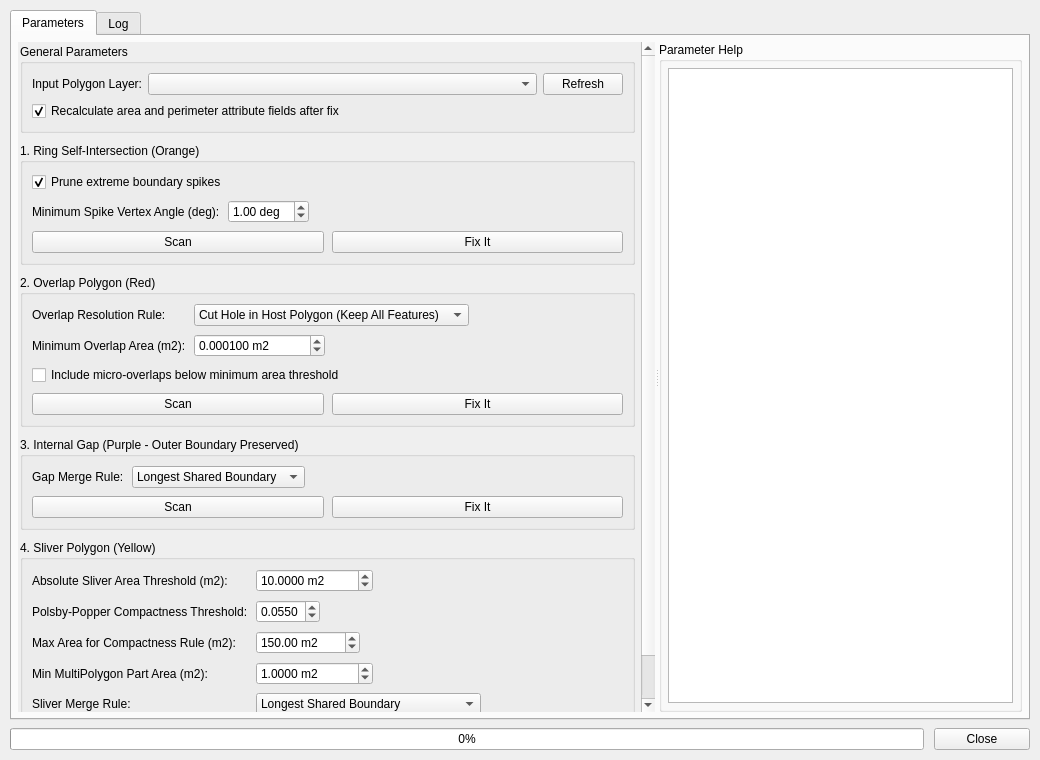
<?xml version="1.0" encoding="UTF-8"?>
<ui version="4.0">
 <class>OfficeBoyDialogBase</class>
 <widget class="QDialog" name="OfficeBoyDialogBase">
  <property name="geometry">
   <rect>
    <x>0</x>
    <y>0</y>
    <width>1040</width>
    <height>760</height>
   </rect>
  </property>
  <property name="minimumSize">
   <size>
    <width>840</width>
    <height>600</height>
   </size>
  </property>
  <property name="windowTitle">
   <string>Vector Data Office Boy</string>
  </property>
  <layout class="QVBoxLayout" name="verticalLayoutMain">
   <property name="spacing">
    <number>8</number>
   </property>
   <property name="leftMargin">
    <number>10</number>
   </property>
   <property name="topMargin">
    <number>10</number>
   </property>
   <property name="rightMargin">
    <number>10</number>
   </property>
   <property name="bottomMargin">
    <number>10</number>
   </property>
   <item>
    <widget class="QTabWidget" name="tabMain">
     <property name="currentIndex">
      <number>0</number>
     </property>
     <widget class="QWidget" name="tabParameters">
      <attribute name="title">
       <string>Parameters</string>
      </attribute>
      <layout class="QHBoxLayout" name="horizontalLayoutTabParameters">
       <property name="leftMargin">
        <number>6</number>
       </property>
       <property name="topMargin">
        <number>6</number>
       </property>
       <property name="rightMargin">
        <number>6</number>
       </property>
       <property name="bottomMargin">
        <number>6</number>
       </property>
       <item>
        <widget class="QSplitter" name="splitterParameters">
         <property name="orientation">
          <enum>Qt::Horizontal</enum>
         </property>
         <property name="childrenCollapsible">
          <bool>false</bool>
         </property>
         <widget class="QScrollArea" name="scrollAreaParameters">
          <property name="minimumSize">
           <size>
            <width>430</width>
            <height>0</height>
           </size>
          </property>
          <property name="frameShape">
           <enum>QFrame::NoFrame</enum>
          </property>
          <property name="widgetResizable">
           <bool>true</bool>
          </property>
          <widget class="QWidget" name="scrollAreaWidgetContents">
           <property name="geometry">
            <rect>
             <x>0</x>
             <y>0</y>
             <width>520</width>
             <height>680</height>
            </rect>
           </property>
           <layout class="QVBoxLayout" name="verticalLayoutScrollParams">
            <property name="spacing">
             <number>10</number>
            </property>
            <property name="leftMargin">
             <number>2</number>
            </property>
            <property name="topMargin">
             <number>2</number>
            </property>
            <property name="rightMargin">
             <number>6</number>
            </property>
            <property name="bottomMargin">
             <number>2</number>
            </property>
            <item>
             <widget class="QGroupBox" name="grpGeneral">
              <property name="title">
               <string>General Parameters</string>
              </property>
              <layout class="QFormLayout" name="formLayoutGeneral">
               <property name="fieldGrowthPolicy">
                <enum>QFormLayout::ExpandingFieldsGrow</enum>
               </property>
               <item row="0" column="0">
                <widget class="QLabel" name="lblInputLayer">
                 <property name="text">
                  <string>Input Polygon Layer:</string>
                 </property>
                </widget>
               </item>
               <item row="0" column="1">
                <layout class="QHBoxLayout" name="hboxInputLayer">
                 <property name="spacing">
                  <number>6</number>
                 </property>
                 <item>
                  <widget class="QComboBox" name="cmbInputLayer">
                   <property name="sizePolicy">
                    <sizepolicy hsizetype="Expanding" vsizetype="Fixed">
                     <horstretch>1</horstretch>
                     <verstretch>0</verstretch>
                    </sizepolicy>
                   </property>
                  </widget>
                 </item>
                 <item>
                  <widget class="QPushButton" name="btnRefreshLayers">
                   <property name="text">
                    <string>Refresh</string>
                   </property>
                   <property name="autoDefault">
                    <bool>false</bool>
                   </property>
                   <property name="default">
                    <bool>false</bool>
                   </property>
                  </widget>
                 </item>
                </layout>
               </item>
               <item row="1" column="0" colspan="2">
                <widget class="QCheckBox" name="chkRecalcAttrs">
                 <property name="text">
                  <string>Recalculate area and perimeter attribute fields after fix</string>
                 </property>
                 <property name="checked">
                  <bool>true</bool>
                 </property>
                </widget>
               </item>
              </layout>
             </widget>
            </item>
            <item>
             <widget class="QGroupBox" name="grpSelfIntersection">
              <property name="title">
               <string>1. Ring Self-Intersection (Orange)</string>
              </property>
              <layout class="QVBoxLayout" name="vboxSelfIntersect">
               <property name="spacing">
                <number>8</number>
               </property>
               <item>
                <widget class="QCheckBox" name="chkPruneSpikes">
                 <property name="text">
                  <string>Prune extreme boundary spikes</string>
                 </property>
                 <property name="checked">
                  <bool>true</bool>
                 </property>
                </widget>
               </item>
               <item>
                <layout class="QFormLayout" name="formSelfIntersect">
                 <property name="fieldGrowthPolicy">
                  <enum>QFormLayout::ExpandingFieldsGrow</enum>
                 </property>
                 <item row="0" column="0">
                  <widget class="QLabel" name="lblSpikeAngle">
                   <property name="text">
                    <string>Minimum Spike Vertex Angle (deg):</string>
                   </property>
                  </widget>
                 </item>
                 <item row="0" column="1">
                  <widget class="QDoubleSpinBox" name="spinSpikeAngle">
                   <property name="suffix">
                    <string> deg</string>
                   </property>
                   <property name="decimals">
                    <number>2</number>
                   </property>
                   <property name="minimum">
                    <double>0.050000000000000</double>
                   </property>
                   <property name="maximum">
                    <double>45.000000000000000</double>
                   </property>
                   <property name="singleStep">
                    <double>0.100000000000000</double>
                   </property>
                   <property name="value">
                    <double>1.000000000000000</double>
                   </property>
                  </widget>
                 </item>
                </layout>
               </item>
               <item>
                <layout class="QHBoxLayout" name="hboxSelfIntersectActions">
                 <property name="spacing">
                  <number>8</number>
                 </property>
                 <item>
                  <widget class="QPushButton" name="btnScanSelfIntersect">
                   <property name="text">
                    <string>Scan</string>
                   </property>
                   <property name="autoDefault">
                    <bool>false</bool>
                   </property>
                   <property name="default">
                    <bool>false</bool>
                   </property>
                  </widget>
                 </item>
                 <item>
                  <widget class="QPushButton" name="btnFixSelfIntersect">
                   <property name="text">
                    <string>Fix It</string>
                   </property>
                   <property name="autoDefault">
                    <bool>false</bool>
                   </property>
                   <property name="default">
                    <bool>false</bool>
                   </property>
                  </widget>
                 </item>
                </layout>
               </item>
              </layout>
             </widget>
            </item>
            <item>
             <widget class="QGroupBox" name="grpOverlap">
              <property name="title">
               <string>2. Overlap Polygon (Red)</string>
              </property>
              <layout class="QVBoxLayout" name="vboxOverlap">
               <property name="spacing">
                <number>8</number>
               </property>
               <item>
                <layout class="QFormLayout" name="formOverlap">
                 <property name="fieldGrowthPolicy">
                  <enum>QFormLayout::ExpandingFieldsGrow</enum>
                 </property>
                 <item row="0" column="0">
                  <widget class="QLabel" name="lblOverlapRule">
                   <property name="text">
                    <string>Overlap Resolution Rule:</string>
                   </property>
                  </widget>
                 </item>
                 <item row="0" column="1">
                  <widget class="QComboBox" name="cmbOverlapRule">
                   <item>
                    <property name="text">
                     <string>Cut Hole in Host Polygon (Keep All Features)</string>
                    </property>
                   </item>
                   <item>
                    <property name="text">
                     <string>Subtract Overlap from Larger Polygon</string>
                    </property>
                   </item>
                   <item>
                    <property name="text">
                     <string>Keep Lower FID (Subtract from Higher FID)</string>
                    </property>
                   </item>
                  </widget>
                 </item>
                 <item row="1" column="0">
                  <widget class="QLabel" name="lblMinOverlapArea">
                   <property name="text">
                    <string>Minimum Overlap Area (m2):</string>
                   </property>
                  </widget>
                 </item>
                 <item row="1" column="1">
                  <widget class="QDoubleSpinBox" name="spinMinOverlapArea">
                   <property name="suffix">
                    <string> m2</string>
                   </property>
                   <property name="decimals">
                    <number>6</number>
                   </property>
                   <property name="minimum">
                    <double>0.000000000000000</double>
                   </property>
                   <property name="maximum">
                    <double>1000000.000000000000000</double>
                   </property>
                   <property name="singleStep">
                    <double>0.000100000000000</double>
                   </property>
                   <property name="value">
                    <double>0.000100000000000</double>
                   </property>
                  </widget>
                 </item>
                </layout>
               </item>
               <item>
                <widget class="QCheckBox" name="chkIncludeMicroOverlap">
                 <property name="text">
                  <string>Include micro-overlaps below minimum area threshold</string>
                 </property>
                 <property name="checked">
                  <bool>false</bool>
                 </property>
                </widget>
               </item>
               <item>
                <layout class="QHBoxLayout" name="hboxOverlapActions">
                 <property name="spacing">
                  <number>8</number>
                 </property>
                 <item>
                  <widget class="QPushButton" name="btnScanOverlap">
                   <property name="text">
                    <string>Scan</string>
                   </property>
                   <property name="autoDefault">
                    <bool>false</bool>
                   </property>
                   <property name="default">
                    <bool>false</bool>
                   </property>
                  </widget>
                 </item>
                 <item>
                  <widget class="QPushButton" name="btnFixOverlap">
                   <property name="text">
                    <string>Fix It</string>
                   </property>
                   <property name="autoDefault">
                    <bool>false</bool>
                   </property>
                   <property name="default">
                    <bool>false</bool>
                   </property>
                  </widget>
                 </item>
                </layout>
               </item>
              </layout>
             </widget>
            </item>
            <item>
             <widget class="QGroupBox" name="grpInternalGap">
              <property name="title">
               <string>3. Internal Gap (Purple - Outer Boundary Preserved)</string>
              </property>
              <layout class="QVBoxLayout" name="vboxInternalGap">
               <property name="spacing">
                <number>8</number>
               </property>
               <item>
                <layout class="QFormLayout" name="formInternalGap">
                 <property name="fieldGrowthPolicy">
                  <enum>QFormLayout::ExpandingFieldsGrow</enum>
                 </property>
                 <item row="0" column="0">
                  <widget class="QLabel" name="lblGapRule">
                   <property name="text">
                    <string>Gap Merge Rule:</string>
                   </property>
                  </widget>
                 </item>
                 <item row="0" column="1">
                  <widget class="QComboBox" name="cmbGapRule">
                   <item>
                    <property name="text">
                     <string>Longest Shared Boundary</string>
                    </property>
                   </item>
                   <item>
                    <property name="text">
                     <string>Largest Neighbor Area</string>
                    </property>
                   </item>
                   <item>
                    <property name="text">
                     <string>Smallest Neighbor Area</string>
                    </property>
                   </item>
                  </widget>
                 </item>
                </layout>
               </item>
               <item>
                <layout class="QHBoxLayout" name="hboxGapActions">
                 <property name="spacing">
                  <number>8</number>
                 </property>
                 <item>
                  <widget class="QPushButton" name="btnScanGap">
                   <property name="text">
                    <string>Scan</string>
                   </property>
                   <property name="autoDefault">
                    <bool>false</bool>
                   </property>
                   <property name="default">
                    <bool>false</bool>
                   </property>
                  </widget>
                 </item>
                 <item>
                  <widget class="QPushButton" name="btnFixGap">
                   <property name="text">
                    <string>Fix It</string>
                   </property>
                   <property name="autoDefault">
                    <bool>false</bool>
                   </property>
                   <property name="default">
                    <bool>false</bool>
                   </property>
                  </widget>
                 </item>
                </layout>
               </item>
              </layout>
             </widget>
            </item>
            <item>
             <widget class="QGroupBox" name="grpSliver">
              <property name="title">
               <string>4. Sliver Polygon (Yellow)</string>
              </property>
              <layout class="QVBoxLayout" name="vboxSliver">
               <property name="spacing">
                <number>8</number>
               </property>
               <item>
                <layout class="QFormLayout" name="formSliver">
                 <property name="fieldGrowthPolicy">
                  <enum>QFormLayout::ExpandingFieldsGrow</enum>
                 </property>
                 <item row="0" column="0">
                  <widget class="QLabel" name="lblSliverArea">
                   <property name="text">
                    <string>Absolute Sliver Area Threshold (m2):</string>
                   </property>
                  </widget>
                 </item>
                 <item row="0" column="1">
                  <widget class="QDoubleSpinBox" name="spinSliverArea">
                   <property name="suffix">
                    <string> m2</string>
                   </property>
                   <property name="decimals">
                    <number>4</number>
                   </property>
                   <property name="minimum">
                    <double>0.000000000000000</double>
                   </property>
                   <property name="maximum">
                    <double>10000000.000000000000000</double>
                   </property>
                   <property name="singleStep">
                    <double>1.000000000000000</double>
                   </property>
                   <property name="value">
                    <double>10.000000000000000</double>
                   </property>
                  </widget>
                 </item>
                 <item row="1" column="0">
                  <widget class="QLabel" name="lblSliverPP">
                   <property name="text">
                    <string>Polsby-Popper Compactness Threshold:</string>
                   </property>
                  </widget>
                 </item>
                 <item row="1" column="1">
                  <widget class="QDoubleSpinBox" name="spinSliverPP">
                   <property name="decimals">
                    <number>4</number>
                   </property>
                   <property name="minimum">
                    <double>0.000100000000000</double>
                   </property>
                   <property name="maximum">
                    <double>1.000000000000000</double>
                   </property>
                   <property name="singleStep">
                    <double>0.005000000000000</double>
                   </property>
                   <property name="value">
                    <double>0.055000000000000</double>
                   </property>
                  </widget>
                 </item>
                 <item row="2" column="0">
                  <widget class="QLabel" name="lblSliverMaxAreaPP">
                   <property name="text">
                    <string>Max Area for Compactness Rule (m2):</string>
                   </property>
                  </widget>
                 </item>
                 <item row="2" column="1">
                  <widget class="QDoubleSpinBox" name="spinSliverMaxAreaPP">
                   <property name="suffix">
                    <string> m2</string>
                   </property>
                   <property name="decimals">
                    <number>2</number>
                   </property>
                   <property name="minimum">
                    <double>0.000000000000000</double>
                   </property>
                   <property name="maximum">
                    <double>10000000.000000000000000</double>
                   </property>
                   <property name="singleStep">
                    <double>10.000000000000000</double>
                   </property>
                   <property name="value">
                    <double>150.000000000000000</double>
                   </property>
                  </widget>
                 </item>
                 <item row="3" column="0">
                  <widget class="QLabel" name="lblPartMinArea">
                   <property name="text">
                    <string>Min MultiPolygon Part Area (m2):</string>
                   </property>
                  </widget>
                 </item>
                 <item row="3" column="1">
                  <widget class="QDoubleSpinBox" name="spinPartMinArea">
                   <property name="suffix">
                    <string> m2</string>
                   </property>
                   <property name="decimals">
                    <number>4</number>
                   </property>
                   <property name="minimum">
                    <double>0.000000000000000</double>
                   </property>
                   <property name="maximum">
                    <double>1000000.000000000000000</double>
                   </property>
                   <property name="singleStep">
                    <double>0.500000000000000</double>
                   </property>
                   <property name="value">
                    <double>1.000000000000000</double>
                   </property>
                  </widget>
                 </item>
                 <item row="4" column="0">
                  <widget class="QLabel" name="lblSliverRule">
                   <property name="text">
                    <string>Sliver Merge Rule:</string>
                   </property>
                  </widget>
                 </item>
                 <item row="4" column="1">
                  <widget class="QComboBox" name="cmbSliverRule">
                   <item>
                    <property name="text">
                     <string>Longest Shared Boundary</string>
                    </property>
                   </item>
                   <item>
                    <property name="text">
                     <string>Largest Neighbor Area</string>
                    </property>
                   </item>
                   <item>
                    <property name="text">
                     <string>Same Attribute Class (TEMA/JENIS)</string>
                    </property>
                   </item>
                  </widget>
                 </item>
                </layout>
               </item>
               <item>
                <layout class="QHBoxLayout" name="hboxSliverActions">
                 <property name="spacing">
                  <number>8</number>
                 </property>
                 <item>
                  <widget class="QPushButton" name="btnScanSliver">
                   <property name="text">
                    <string>Scan</string>
                   </property>
                   <property name="autoDefault">
                    <bool>false</bool>
                   </property>
                   <property name="default">
                    <bool>false</bool>
                   </property>
                  </widget>
                 </item>
                 <item>
                  <widget class="QPushButton" name="btnFixSliver">
                   <property name="text">
                    <string>Fix It</string>
                   </property>
                   <property name="autoDefault">
                    <bool>false</bool>
                   </property>
                   <property name="default">
                    <bool>false</bool>
                   </property>
                  </widget>
                 </item>
                </layout>
               </item>
              </layout>
             </widget>
            </item>
            <item>
             <spacer name="verticalSpacerParams">
              <property name="orientation">
               <enum>Qt::Vertical</enum>
              </property>
              <property name="sizeHint" stdset="0">
               <size>
                <width>20</width>
                <height>12</height>
               </size>
              </property>
             </spacer>
            </item>
           </layout>
          </widget>
         </widget>
         <widget class="QGroupBox" name="grpHelp">
          <property name="minimumSize">
           <size>
            <width>320</width>
            <height>0</height>
           </size>
          </property>
          <property name="title">
           <string>Parameter Help</string>
          </property>
          <layout class="QVBoxLayout" name="vboxHelp">
           <property name="leftMargin">
            <number>6</number>
           </property>
           <property name="topMargin">
            <number>6</number>
           </property>
           <property name="rightMargin">
            <number>6</number>
           </property>
           <property name="bottomMargin">
            <number>6</number>
           </property>
           <item>
            <widget class="QTextBrowser" name="txtParameterHelp">
             <property name="readOnly">
              <bool>true</bool>
             </property>
             <property name="openExternalLinks">
              <bool>false</bool>
             </property>
            </widget>
           </item>
          </layout>
         </widget>
        </widget>
       </item>
      </layout>
     </widget>
     <widget class="QWidget" name="tabLog">
      <attribute name="title">
       <string>Log</string>
      </attribute>
      <layout class="QVBoxLayout" name="verticalLayoutTabLog" stretch="2,3,0">
       <property name="spacing">
        <number>8</number>
       </property>
       <property name="leftMargin">
        <number>8</number>
       </property>
       <property name="topMargin">
        <number>8</number>
       </property>
       <property name="rightMargin">
        <number>8</number>
       </property>
       <property name="bottomMargin">
        <number>8</number>
       </property>
       <item>
        <widget class="QGroupBox" name="grpSummary">
         <property name="title">
          <string>Topology Run Summary</string>
         </property>
         <layout class="QVBoxLayout" name="vboxSummary">
          <item>
           <widget class="QTableWidget" name="tblSummary">
            <property name="editTriggers">
             <set>QAbstractItemView::NoEditTriggers</set>
            </property>
            <property name="alternatingRowColors">
             <bool>true</bool>
            </property>
            <property name="selectionMode">
             <enum>QAbstractItemView::SingleSelection</enum>
            </property>
            <property name="selectionBehavior">
             <enum>QAbstractItemView::SelectRows</enum>
            </property>
            <property name="columnCount">
             <number>5</number>
            </property>
            <column>
             <property name="text">
              <string>Section</string>
             </property>
            </column>
            <column>
             <property name="text">
              <string>Action</string>
             </property>
            </column>
            <column>
             <property name="text">
              <string>Count</string>
             </property>
            </column>
            <column>
             <property name="text">
              <string>Total Area (m2)</string>
             </property>
            </column>
            <column>
             <property name="text">
              <string>Status</string>
             </property>
            </column>
           </widget>
          </item>
         </layout>
        </widget>
       </item>
       <item>
        <widget class="QGroupBox" name="grpConsoleLog">
         <property name="title">
          <string>Execution Console</string>
         </property>
         <layout class="QVBoxLayout" name="vboxConsoleLog">
          <item>
           <widget class="QPlainTextEdit" name="txtLog">
            <property name="readOnly">
             <bool>true</bool>
            </property>
           </widget>
          </item>
         </layout>
        </widget>
       </item>
       <item>
        <layout class="QHBoxLayout" name="hboxLogControls">
         <item>
          <spacer name="horizontalSpacerLog">
           <property name="orientation">
            <enum>Qt::Horizontal</enum>
           </property>
           <property name="sizeHint" stdset="0">
            <size>
             <width>40</width>
             <height>20</height>
            </size>
           </property>
          </spacer>
         </item>
         <item>
          <widget class="QPushButton" name="btnClearLog">
           <property name="text">
            <string>Clear Log</string>
           </property>
           <property name="autoDefault">
            <bool>false</bool>
           </property>
           <property name="default">
            <bool>false</bool>
           </property>
          </widget>
         </item>
        </layout>
       </item>
      </layout>
     </widget>
    </widget>
   </item>
   <item>
    <widget class="QFrame" name="frameBottom">
     <property name="frameShape">
      <enum>QFrame::NoFrame</enum>
     </property>
     <layout class="QHBoxLayout" name="hboxBottomBar">
      <property name="spacing">
       <number>10</number>
      </property>
      <property name="leftMargin">
       <number>0</number>
      </property>
      <property name="topMargin">
       <number>0</number>
      </property>
      <property name="rightMargin">
       <number>0</number>
      </property>
      <property name="bottomMargin">
       <number>0</number>
      </property>
      <item>
       <widget class="QProgressBar" name="progressBar">
        <property name="minimum">
         <number>0</number>
        </property>
        <property name="maximum">
         <number>100</number>
        </property>
        <property name="value">
         <number>0</number>
        </property>
        <property name="textVisible">
         <bool>true</bool>
        </property>
       </widget>
      </item>
      <item>
       <widget class="QPushButton" name="btnClose">
        <property name="minimumSize">
         <size>
          <width>96</width>
          <height>0</height>
         </size>
        </property>
        <property name="text">
         <string>Close</string>
        </property>
        <property name="autoDefault">
         <bool>false</bool>
        </property>
        <property name="default">
         <bool>false</bool>
        </property>
       </widget>
      </item>
     </layout>
    </widget>
   </item>
  </layout>
 </widget>
 <resources/>
 <connections/>
</ui>
